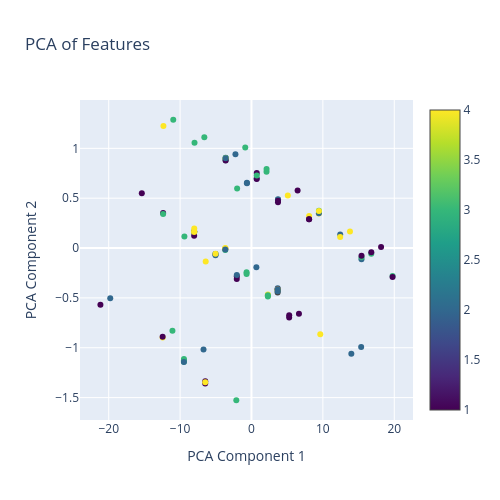
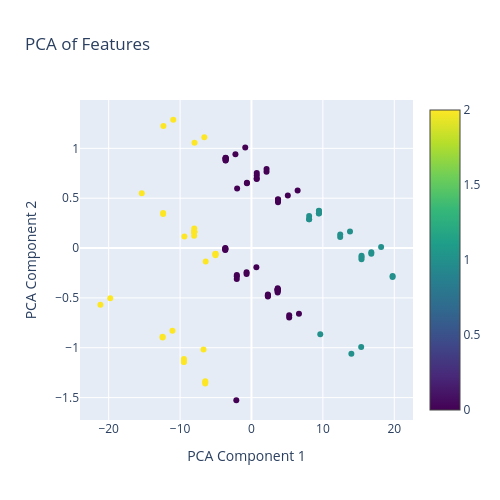

The notebook cell saved with these charts, in order:
### Code cell
# e_treeb_dict = {}
# for salient_node in objects:
#     e_treebs, qs = compute_e_treebs_for_node(explore_df, salient_node)
#     e_treeb_dict[(salient_node, 0)] = e_treebs
# for salient_node in hallways:
#     e_treebs, qs = compute_e_treebs_for_node(explore_df, salient_node)
#     e_treeb_dict[(salient_node, 1)] = e_treebs
    
features = []
people = []
for i, graph in enumerate(etreebs):
    features.append(extract_tree_features(graph, 0))
    people.append(i)
features = np.array(features)

# explore_model = kc.Graph2Vec(dimensions=32)
# # model = kc.IGE()
# explore_model.fit(etreebs)

# e_X = explore_model.get_embedding()

# Specify the number of clusters
num_clusters = 3

# Perform K-means clustering
kmeans = KMeans(n_clusters=num_clusters, random_state=0)
kmeans.fit(features)

# Get the cluster assignments
labels = kmeans.labels_

## CALCULATE ACCURACY OF CLUSTERING!!!
true_labels = []
for l in qs:
    if not pd.isna(l):
        true_labels.append(l)
    else:
        true_labels.append(0)
baseline = [random.randint(0, 4) for _ in range(len(true_labels))]

print(f"ARI: {adjusted_rand_score(true_labels, labels):.2f} (random would be: {adjusted_rand_score(baseline, labels):.2f})")
print(f"NMI: {normalized_mutual_info_score(true_labels, labels):.2f} (random would be: {normalized_mutual_info_score(baseline, labels):.2f})")

# Reduce dimensionality to 2D for visualization
pca = PCA(n_components=2)
reduced_features = pca.fit_transform(features)

# to know if we can trust our eyes
# if it is very low then the higher dimension info matters a lot & we can't see
# above 0.7 is good!
print(pca.explained_variance_ratio_)

# Plot the clusters with Plotly to have interactive
fig = go.Figure()

# Scatter plot for 'Trees by Quartile'
fig.add_trace(go.Scatter(
    x=reduced_features[:, 0],
    y=reduced_features[:, 1],
    mode='markers',
    text=people,
    marker=dict(color=qs, colorscale='Viridis', showscale=True),
    name='Trees by Quartile'
))

# Update layout
fig.update_layout(
    title="PCA of Features",
    xaxis_title="PCA Component 1",
    yaxis_title="PCA Component 2",
    legend_title="Clusters",
    height=500,
    width=500
)

fig.show()

# Plot the clusters with Plotly to have interactive
fig2 = go.Figure()

# Scatter plot for 'K-means Clustering of Graphs'
fig2.add_trace(go.Scatter(
    x=reduced_features[:, 0],
    y=reduced_features[:, 1],
    mode='markers',
    marker=dict(color=labels, colorscale='Viridis', showscale=True),
    name='K-means Clustering of Graphs'
))

# Update layout
fig2.update_layout(
    title="PCA of Features",
    xaxis_title="PCA Component 1",
    yaxis_title="PCA Component 2",
    legend_title="Clusters",
    height=500,
    width=500
)

fig2.show()

# predicting from features of tree; from embeddings; then from tree itself?

### Figure 1 — Plotly figure (JSON) as saved in the notebook; plotly's stock layout.template omitted (floating-point values rounded to 4 significant figures)
{"data": [{"marker": {"color": [3, 4, 2, 3, 1, 3, 1, 2, 2, 4, 3, 3, 2, 4, 4, 3, 1, 2, 1, 2, 1, 3, 3, 1, 2, 1, 2, 1, 4, 1, 4, 4, 2, 2, 1, 3, 2, null, 2, 3, 1, 3, 3, 4, 2, 4, 2, 2, 3, 3, 1, 1, 4, 3, 1, 3, 1, 1, 4, 2, 2, 4, 1, 3, 3, 3, 2, 3, 1, 1, 4, 1, 3, 4, 4, 2, 4, 3, 4, 1, 1, 2, 3, 2, 1, 2, 1, 3, 1, 2, 1, 4, 4, 4, 1, 2, 4, 4, 3, 3, 3, 1, 2, 2, 3, 2], "colorscale": [[0, "#440154"], [0.1111, "#482878"], [0.2222, "#3e4989"], [0.3333, "#31688e"], [0.4444, "#26828e"], [0.5556, "#1f9e89"], [0.6667, "#35b779"], [0.7778, "#6ece58"], [0.8889, "#b5de2b"], [1, "#fde725"]], "showscale": true}, "mode": "markers", "name": "Trees by Quartile", "text": ["0", "1", "2", "3", "4", "5", "6", "7", "8", "9", "10", "11", "12", "13", "14", "15", "16", "17", "18", "19", "20", "21", "22", "23", "24", "25", "26", "27", "28", "29", "30", "31", "32", "33", "34", "35", "36", "37", "38", "39", "40", "41", "42", "43", "44", "45", "46", "47", "48", "49", "50", "51", "52", "53", "54", "55", "56", "57", "58", "59", "60", "61", "62", "63", "64", "65", "66", "67", "68", "69", "70", "71", "72", "73", "74", "75", "76", "77", "78", "79", "80", "81", "82", "83", "84", "85", "86", "87", "88", "89", "90", "91", "92", "93", "94", "95", "96", "97", "98", "99", "100", "101", "102", "103", "104", "105"], "type": "scatter", "x": [-3.67, 2.297, 12.43, -8.025, 3.713, 16.78, 5.28, -9.464, -3.618, 2.295, -0.6865, -9.396, 3.669, 12.42, 5.088, 2.107, 3.717, -19.79, -12.38, 3.672, 6.65, 2.296, 19.77, -6.482, 15.36, 19.76, -2.248, -21.16, 3.668, -2.061, 9.636, 8.075, 15.41, -0.6388, 8.07, 3.718, 13.99, 3.664, -5.043, -7.978, -6.478, -2.125, -10.96, -6.48, -3.62, -12.45, -5.041, -0.6398, -11.07, -0.6892, 6.46, -3.668, 9.443, -0.8731, -8.024, 2.112, 5.284, 8.07, -3.667, 3.718, -5.041, 13.8, 0.7414, 15.41, -3.622, -6.604, 9.443, -3.618, 16.78, -15.37, -3.619, 3.67, -8.025, 3.67, -8.018, -6.718, -8.024, 9.448, -6.417, 18.16, 15.41, 0.7321, -2.012, 3.666, -12.45, 0.6861, 3.716, -9.462, -8.031, 3.67, 0.7314, -5.04, -8.025, -3.667, -3.622, -3.669, -12.33, 9.447, 2.294, 0.7371, -9.467, -2.057, -9.467, -3.619, -12.38, -2.055], "y": [-0.02041, -0.4668, 0.1357, 0.16, 0.4599, -0.0576, -0.6961, -1.127, 0.9058, -0.4779, -0.2435, 0.1148, -0.4219, 0.1119, 0.5275, 0.7648, 0.4814, -0.5026, 0.3513, -0.4026, -0.6599, -0.4729, -0.2795, -1.358, -0.993, -0.2904, 0.9414, -0.5685, -0.4242, -0.3099, -0.8652, 0.3225, -0.1136, 0.6552, 0.2893, 0.4848, -1.06, -0.4457, -0.07205, 1.055, -1.337, -1.527, 1.287, -1.346, 0.8935, -0.8974, -0.05993, 0.6494, -0.829, -0.2592, 0.5763, -0.008169, 0.3466, 1.008, 0.1656, 0.7933, -0.6743, 0.2888, 0.0004709, 0.4894, -0.05993, 0.1649, 0.7521, -0.09184, 0.8799, 1.112, 0.3485, 0.9029, -0.04099, 0.5495, 0.8995, -0.4125, 0.16, -0.4151, 0.1971, -1.019, 0.1633, 0.3746, -0.1342, 0.00946, -0.0769, 0.6978, 0.597, -0.4344, -0.8907, -0.1915, 0.4746, -1.113, 0.124, -0.4151, 0.6936, -0.0569, 0.16, -0.003369, 0.8791, -0.01465, 1.223, 0.3705, -0.4848, 0.7268, -1.142, -0.2834, -1.143, 0.9003, 0.3417, -0.2715]}], "layout": {"height": 500, "legend": {"title": {"text": "Clusters"}}, "title": {"text": "PCA of Features"}, "width": 500, "xaxis": {"autorange": false, "range": [-24.02, 22.63], "title": {"text": "PCA Component 1"}, "type": "linear"}, "yaxis": {"autorange": false, "range": [-1.725, 1.485], "title": {"text": "PCA Component 2"}, "type": "linear"}}}

### Figure 2 — Plotly figure (JSON) as saved in the notebook; plotly's stock layout.template omitted (floating-point values rounded to 4 significant figures)
{"data": [{"marker": {"color": [0, 0, 1, 2, 0, 1, 0, 2, 0, 0, 0, 2, 0, 1, 0, 0, 0, 2, 2, 0, 0, 0, 1, 2, 1, 1, 0, 2, 0, 0, 1, 1, 1, 0, 1, 0, 1, 0, 2, 2, 2, 0, 2, 2, 0, 2, 2, 0, 2, 0, 0, 0, 1, 0, 2, 0, 0, 1, 0, 0, 2, 1, 0, 1, 0, 2, 1, 0, 1, 2, 0, 0, 2, 0, 2, 2, 2, 1, 2, 1, 1, 0, 0, 0, 2, 0, 0, 2, 2, 0, 0, 2, 2, 0, 0, 0, 2, 1, 0, 0, 2, 0, 2, 0, 2, 0], "colorscale": [[0, "#440154"], [0.1111, "#482878"], [0.2222, "#3e4989"], [0.3333, "#31688e"], [0.4444, "#26828e"], [0.5556, "#1f9e89"], [0.6667, "#35b779"], [0.7778, "#6ece58"], [0.8889, "#b5de2b"], [1, "#fde725"]], "showscale": true}, "mode": "markers", "name": "K-means Clustering of Graphs", "type": "scatter", "x": [-3.67, 2.297, 12.43, -8.025, 3.713, 16.78, 5.28, -9.464, -3.618, 2.295, -0.6865, -9.396, 3.669, 12.42, 5.088, 2.107, 3.717, -19.79, -12.38, 3.672, 6.65, 2.296, 19.77, -6.482, 15.36, 19.76, -2.248, -21.16, 3.668, -2.061, 9.636, 8.075, 15.41, -0.6388, 8.07, 3.718, 13.99, 3.664, -5.043, -7.978, -6.478, -2.125, -10.96, -6.48, -3.62, -12.45, -5.041, -0.6398, -11.07, -0.6892, 6.46, -3.668, 9.443, -0.8731, -8.024, 2.112, 5.284, 8.07, -3.667, 3.718, -5.041, 13.8, 0.7414, 15.41, -3.622, -6.604, 9.443, -3.618, 16.78, -15.37, -3.619, 3.67, -8.025, 3.67, -8.018, -6.718, -8.024, 9.448, -6.417, 18.16, 15.41, 0.7321, -2.012, 3.666, -12.45, 0.6861, 3.716, -9.462, -8.031, 3.67, 0.7314, -5.04, -8.025, -3.667, -3.622, -3.669, -12.33, 9.447, 2.294, 0.7371, -9.467, -2.057, -9.467, -3.619, -12.38, -2.055], "y": [-0.02041, -0.4668, 0.1357, 0.16, 0.4599, -0.0576, -0.6961, -1.127, 0.9058, -0.4779, -0.2435, 0.1148, -0.4219, 0.1119, 0.5275, 0.7648, 0.4814, -0.5026, 0.3513, -0.4026, -0.6599, -0.4729, -0.2795, -1.358, -0.993, -0.2904, 0.9414, -0.5685, -0.4242, -0.3099, -0.8652, 0.3225, -0.1136, 0.6552, 0.2893, 0.4848, -1.06, -0.4457, -0.07205, 1.055, -1.337, -1.527, 1.287, -1.346, 0.8935, -0.8974, -0.05993, 0.6494, -0.829, -0.2592, 0.5763, -0.008169, 0.3466, 1.008, 0.1656, 0.7933, -0.6743, 0.2888, 0.0004709, 0.4894, -0.05993, 0.1649, 0.7521, -0.09184, 0.8799, 1.112, 0.3485, 0.9029, -0.04099, 0.5495, 0.8995, -0.4125, 0.16, -0.4151, 0.1971, -1.019, 0.1633, 0.3746, -0.1342, 0.00946, -0.0769, 0.6978, 0.597, -0.4344, -0.8907, -0.1915, 0.4746, -1.113, 0.124, -0.4151, 0.6936, -0.0569, 0.16, -0.003369, 0.8791, -0.01465, 1.223, 0.3705, -0.4848, 0.7268, -1.142, -0.2834, -1.143, 0.9003, 0.3417, -0.2715]}], "layout": {"height": 500, "legend": {"title": {"text": "Clusters"}}, "title": {"text": "PCA of Features"}, "width": 500, "xaxis": {"autorange": true, "range": [-24.02, 22.63], "title": {"text": "PCA Component 1"}, "type": "linear"}, "yaxis": {"autorange": true, "range": [-1.725, 1.485], "title": {"text": "PCA Component 2"}, "type": "linear"}}}
